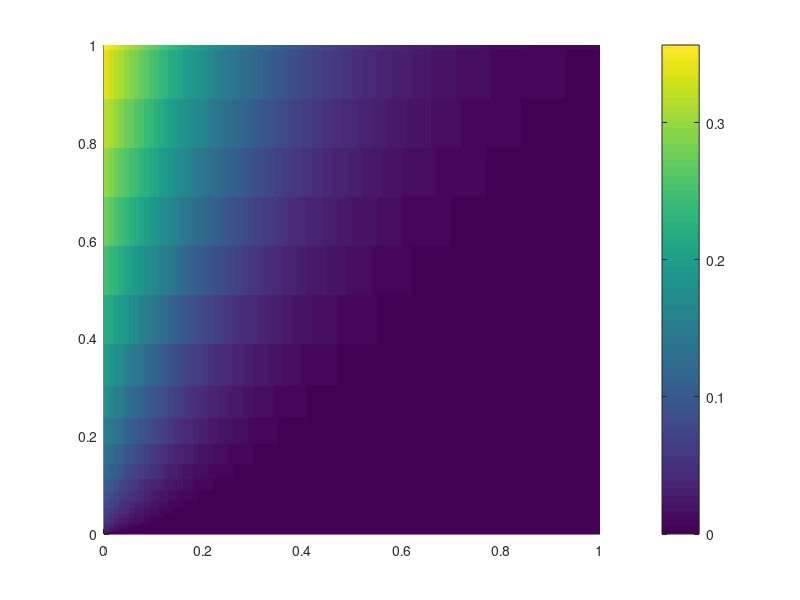

Source code (MATLAB):
% No bubble problem, method of lines solution
clear all;

Pe = 10;
dx = 0.01;
qleft = -1;

x = 0:dx:1;
N = length(x); % No. discretization points in the x direction

M = diag(-2*ones(N,1)) + diag(ones(N-1,1),1) + diag(ones(N-1,1),-1);
% Neumann correction
M(1,2)   = 2;
M(N,N-1) = 2;
M = 1/(Pe*dx^2)*M;

odefun = @(t,y) M*y - (1/Pe)*qleft*ones(length(y),1);
c0 = -x.*(1-x/2)*qleft;
c0 = c0';
[z,C] = ode23s(odefun,[0,1],c0);


[X,Z] = meshgrid(x,z);
C = C + X.*(1-X./2).*qleft;
surf(X,Z,C,'EdgeColor','none')
view([0 90])
max(max(C))
colorbar


